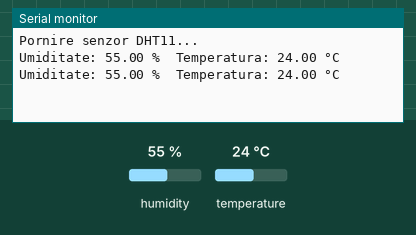
Simulated run of this sketch. Board: ESP8266 (NodeMCU). On the bench: the last lines printed to the serial monitor. The test bench sets the inputs (shaded band); at power-on: humidity 55 %, temperature 24 °C.

Above: at 4.8 s.
4.9 s: humidity set to 22 %
At 6.6 s:
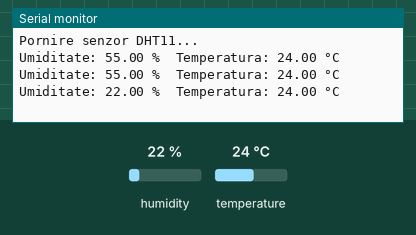
7.9 s: temperature set to 12 °C
At 9.0 s:
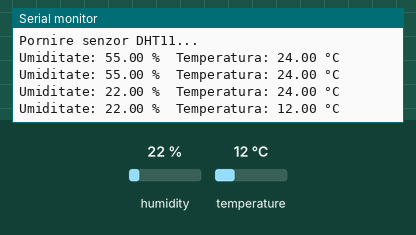
10.9 s: humidity set to 40 %
At 12.6 s:
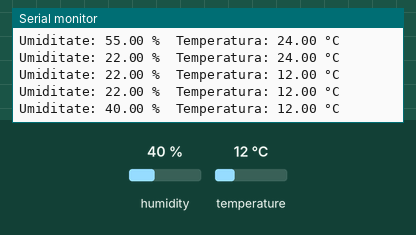
Timing chart, 0 to 14.1 s (numbered marks = the images above; inputs shaded):
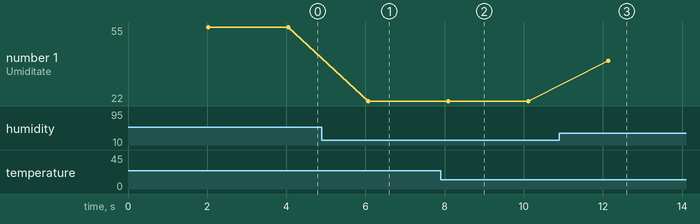

Measured:
- after the input at 4.9 s, the serial monitor: prints a new line after 1.2 s (image 1)
- after the input at 7.9 s, the serial monitor: prints a new line after 0.19 s (image 2)
- after the input at 10.9 s, the serial monitor: prints a new line after 1.2 s (image 3)
- plotted number 1: 55 → 22 after the input at 4.9 s, 22 → 40 after the input at 10.9 s

The sketch:

test_sensor_DHT11.ino
```cpp
#include <Arduino.h>
#include <DHT.h>

// Definire pin senzor DHT11
#define DHTPIN D4  // Pinul conectat la DATA (GPIO2)
#define DHTTYPE DHT11  // Tipul senzorului

// Inițializare senzor
DHT dht(DHTPIN, DHTTYPE);

void setup() {
    Serial.begin(115200); // Inițializare Serial Monitor
    Serial.println("Pornire senzor DHT11...");
    dht.begin();
}

void loop() {
    delay(2000); // Citire la fiecare 2 secunde

    float humidity = dht.readHumidity();    // Citire umiditate
    float temperature = dht.readTemperature(); // Citire temperatura (Celsius)

    // Verificare dacă citirea a reușit
    if (isnan(humidity) || isnan(temperature)) {
        Serial.println("Eroare la citirea senzorului DHT11!");
        return;
    }

    // Afișare date în Serial Monitor
    Serial.print("Umiditate: ");
    Serial.print(humidity);
    Serial.print(" %\t");
    Serial.print("Temperatura: ");
    Serial.print(temperature);
    Serial.println(" °C");
}
```
